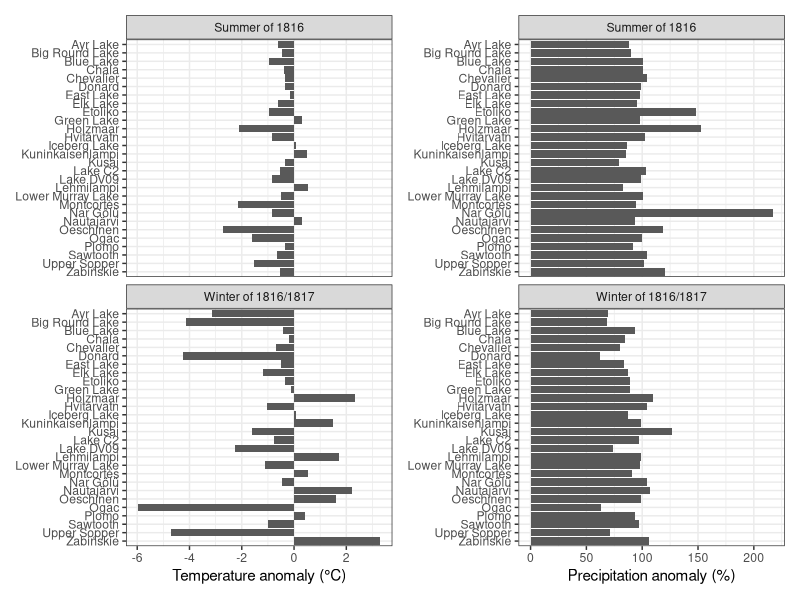
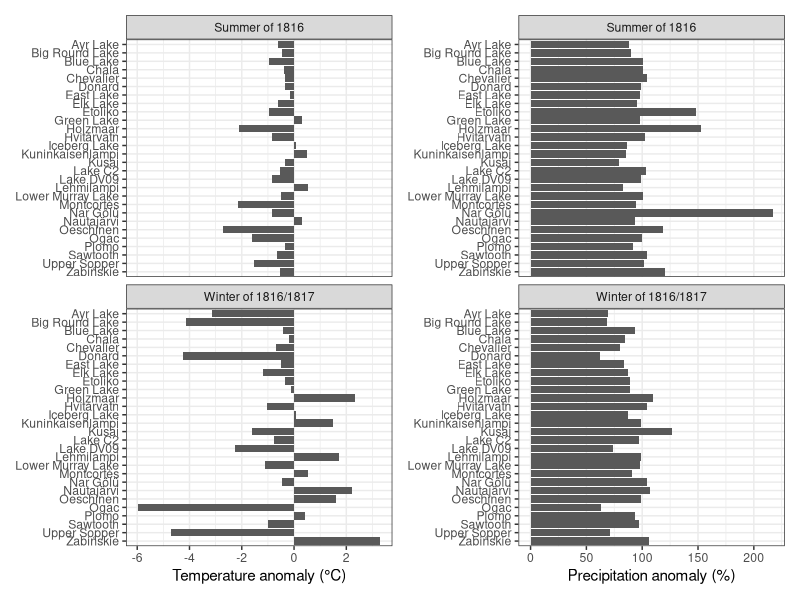
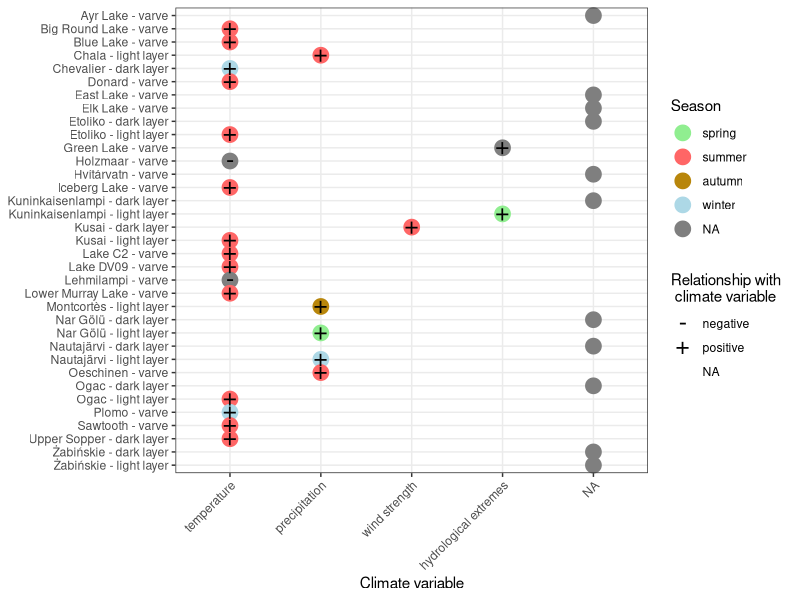
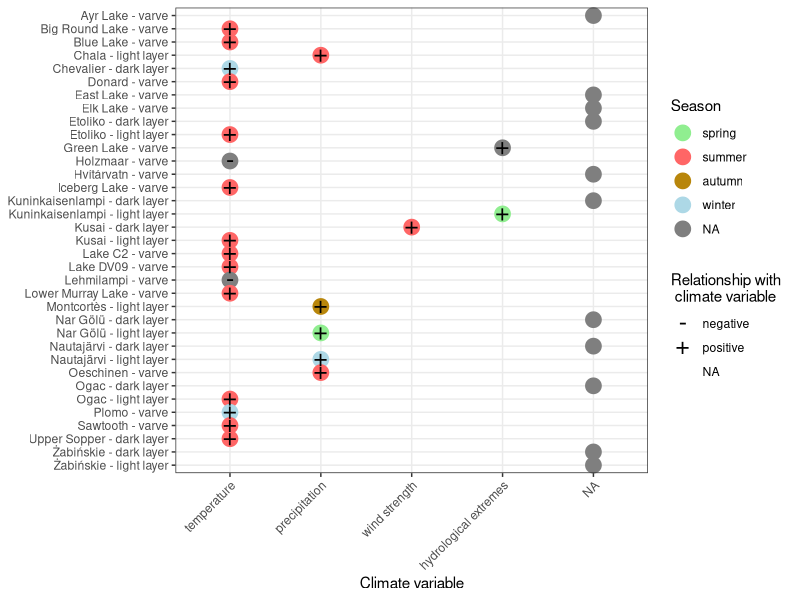

The R script that drew these images, in order:
library(tidyverse)
library(ggrepel)
library(patchwork)
theme_set(theme_bw())
#plot anomalies------
full_ds_an <- read_csv("data/full_ds_an.csv") %>% 
  pivot_longer(cols = summer_1816_temp_an:winter_1816_17_prec_an,
               names_to = "anomaly", values_to = "value_of_anomaly") %>% 
  mutate(unit4anomaly = ifelse(anomaly == "summer_1816_temp_an" | anomaly == "winter_1816_17_temp_an", "°C", "%"),
         lake_name = factor(lake_name, levels = sort(unique(lake_name), decreasing = TRUE))) %>% 
  mutate(anomaly = gsub("summer_1816_temp_an", "Summer temperature in 1816", anomaly),
         anomaly = gsub("winter_1816_17_temp_an", "Winter temperature in 1816/1817", anomaly),
         anomaly = gsub("summer_1816_prec_an", "Summer precipitation in 1816", anomaly),
         anomaly = gsub("winter_1816_17_prec_an", "Winter precipitation in 1816/1817", anomaly))

write_csv(full_ds_an, "data/full_ds_an_2plot.csv")

anomalies_plot_temp <- full_ds_an %>% 
  filter(anomaly == "Summer temperature in 1816" | anomaly == "Winter temperature in 1816/1817") %>%
  mutate(anomaly = gsub("Summer temperature in 1816", "Summer of 1816" , anomaly),
         anomaly = gsub("Winter temperature in 1816/1817", "Winter of 1816/1817", anomaly)) %>% 
  ggplot(aes(y = lake_name, x = value_of_anomaly)) +
  geom_col() +
  facet_wrap(.~anomaly, scales = "fixed", nrow = 2) +
  labs(
    x = "Temperature anomaly (°C)",
    y = NULL
  ) 

anomalies_plot_prec <- full_ds_an %>% 
  filter(anomaly == "Summer precipitation in 1816" | anomaly == "Winter precipitation in 1816/1817") %>% 
  mutate(anomaly = gsub("Summer precipitation in 1816", "Summer of 1816" , anomaly),
         anomaly = gsub("Winter precipitation in 1816/1817", "Winter of 1816/1817", anomaly)) %>% 
  ggplot(aes(y = lake_name, x = value_of_anomaly)) +
  geom_col() +
  facet_wrap(.~anomaly, scales = "fixed", nrow = 2) +
  labs(
    x = "Precipitation anomaly (%)",
    y = NULL
  )
  

anomalies_plot <- wrap_plots(anomalies_plot_temp, anomalies_plot_prec, ncol = 2)

ggsave(filename = "figures/anomalies_plot.svg",
       plot = anomalies_plot,
       width = 6.5,
       height = 7,
       device = "svg")
ggsave(filename = "figures/anomalies_plot.pdf",
       plot = anomalies_plot,
       width = 6.5,
       height = 7,
       device = "pdf")

#plot varve links to climate-------
varve2climate <- tribble(
  ~lake_name, ~climate_var, ~relation, ~season, ~strength, ~other_drivers, ~comment,
  "Ayr Lake - varve", "NA", NA, NA, NA, NA, NA,
  "Big Round Lake - varve", "temperature", "positive", "summer", "r = 0.46", NA, NA,
  "Blue Lake - varve", "temperature", "positive", "summer", "r2 = 0.31", NA, NA,
  "Lake C2 - varve", "temperature", "positive", "summer", NA, NA, "association of varve thickness with summer temperature follows Hardy et al. (1996)",
  "Chala - light layer", "precipitation", "positive", "summer", NA, "wind", "strong relationship with ENSO; thick - light layer layer = La ninia",
#  "Chala - dark layer", "NA", NA, "various", NA, NA, NA,
  "Chevalier - dark layer", "temperature", "positive", "winter", "r = 0.71", "snowmelt", "r corresponds to nival units",
#  "Czechowskie", "NA", NA, NA, NA, NA, NA,
  "Donard - varve", "temperature", "positive", "summer", "r = 0.57", NA, NA,
  "Lake DV09 - varve", "temperature", "positive", "summer", NA, NA, "correlation with instrumental data was weak, but met station is distant",
  "East Lake - varve", "NA", NA, "various", NA, "snow depth", "correlation with many variables was tested; no variable have dominating significance",
  "Elk Lake - varve", "NA", NA, NA, NA, NA, "no information on varve thickness data in the text",
"Etoliko - dark layer", "NA", NA, NA, NA, "productivity", NA,  
"Etoliko - light layer", "temperature", "positive", "summer", NA, "productivity", NA,
  "Green Lake - varve", "hydrological extremes", "positive", "various", NA, "glacier recession", NA, 
  "Holzmaar - varve", "temperature", "negative", "various", "various", "precipitation", "see jpg for correlations",
  "Hvítárvatn - varve", "NA", NA, NA, NA, "rate of glacia erosion", NA,
  "Iceberg Lake - varve", "temperature", "positive", "summer", "weak", "lake levels; glacier dynamics", NA,
#  "Kenai", "hydrological extremes", "positive", NA, NA, NA, NA,
"Kuninkaisenlampi - dark layer", "NA", NA, NA, NA, NA, NA,
"Kuninkaisenlampi - light layer", "hydrological extremes", "positive", "spring", NA, NA, NA,
"Kusai - dark layer", "wind strength", "positive", "summer", NA, NA, "wind strength is modulated by Siberian High",
  "Kusai - light layer", "temperature", "positive", "summer", NA, NA, NA,
  "Lehmilampi - varve", "temperature", "negative", "various", NA, "erosion", NA,
  "Lower Murray Lake - varve", "temperature", "positive", "summer", NA, NA, NA,
  "Montcortès - light layer", "precipitation", "positive", "autumn", "r = 0.428", "temperature, and precipitation in other months", NA,
"Nar Gölü - dark layer", "NA", NA, NA, NA, "productivity", NA,
  "Nar Gölü - light layer", "precipitation", "positive", "spring", NA, "evaporation", NA,
"Nautajärvi - dark layer", "NA", NA, NA, NA, NA, NA,
  "Nautajärvi - light layer", "precipitation", "positive", "winter", NA, "winter temperature", NA,
  "Oeschinen - varve", "precipitation", "positive", "summer", "r = 0.6", NA, NA,
"Ogac - dark layer", "NA", NA, "various", NA, NA, "a consequence of late summer/fall precipitation as well as of spring/early summer temperature",
  "Ogac - light layer", "temperature", "positive", "summer", "NA", "melting degree days etc.", "many variables related to summer thermal conditions can be important; no regression on instrumental data has been done",
   "Plomo - varve", "temperature", "positive", "winter", NA, NA, "the lake is glacier fed and depends on amount of material delivered with a meltwater; boreal winter is austral summer!",
  "Sawtooth - varve", "temperature", "positive", "summer", "r = 0.16", "melting degree-days r = 0.27", NA,
#  "Skilak", "hydrological extremes", "positive", NA, NA, NA, NA,
  "Upper Sopper - dark layer", "temperature", "positive", "summer", "r = 0.82", NA, NA,
"Żabińskie - dark layer", "NA", NA, NA, NA, NA, NA,
  "Żabińskie - light layer", "NA", NA, NA, NA, NA, NA
) %>% #by season I mean boreal season
  mutate(across(1:7, as.factor),
         climate_var = factor(climate_var, levels = c("temperature", "precipitation", "wind strength",
                                                     "hydrological extremes", "NA")),
         season = factor(season, levels = c("spring", "summer", "autumn", "winter")),
         lake_name = factor(lake_name, levels = sort(lake_name, decreasing = TRUE))
         )

write_rds(varve2climate, "data/varve2climate.rds")

varve2climate_plot <- ggplot(varve2climate) +
  geom_point(aes(x = climate_var, y = lake_name, color = season), size = 5) +
  geom_point(aes(x = climate_var, y = lake_name, shape = relation), size = 6) +
  scale_color_manual(values = c("summer" = "#FF6666", "autumn" = "#B8860B", "winter" = "lightblue", "spring" = "lightgreen")) +
  scale_shape_manual(values = c("negative" = 45, "positive" = 43)) +
  labs(
    x = "Climate variable",
    y = NULL,
    color = "Season",
    shape = "Relationship with \n climate variable"
  ) +
  theme(axis.text.x = element_text(angle = 45, hjust = 1))

ggsave(filename = "figures/varve2climate_plot.svg",
       plot = varve2climate_plot,
       width = 6.5,
       height = 7,
       device = "svg")
ggsave(filename = "figures/varve2climate_plot.pdf",
       plot = varve2climate_plot,
       width = 6.5,
       height = 7,
       device = "pdf")
